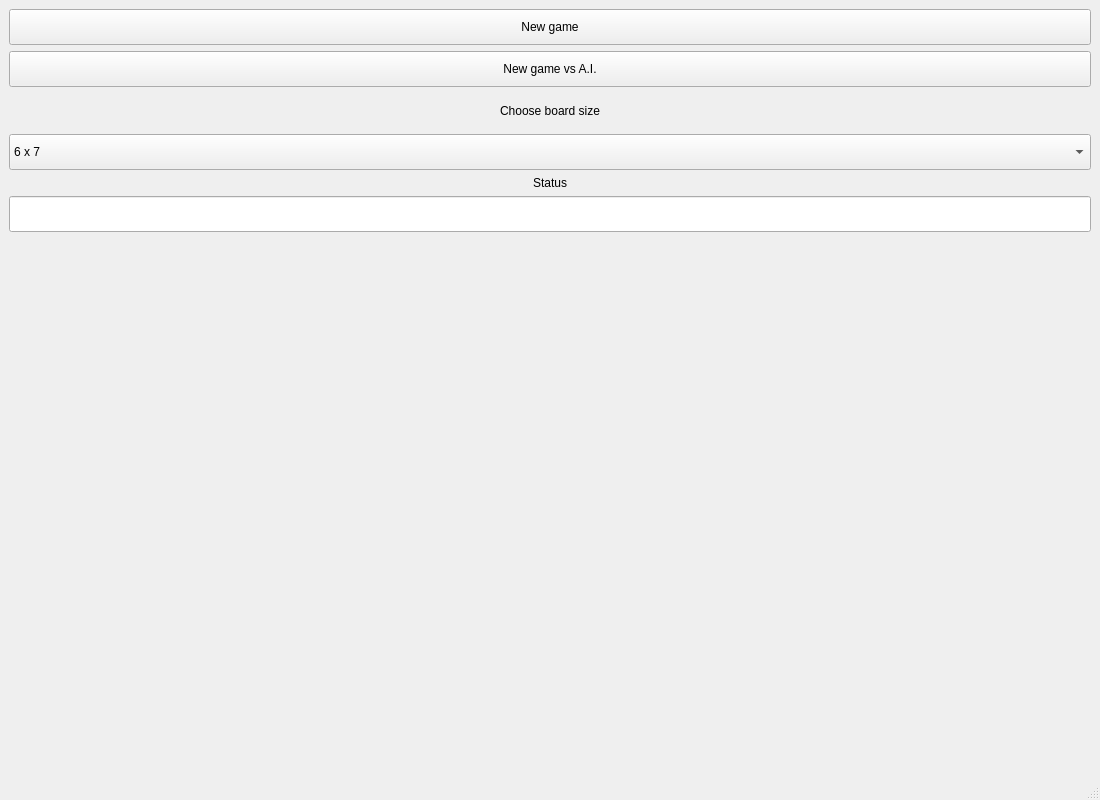
<?xml version="1.0" encoding="UTF-8"?>
<ui version="4.0">
 <class>MainWindow</class>
 <widget class="QMainWindow" name="MainWindow">
  <property name="enabled">
   <bool>true</bool>
  </property>
  <property name="geometry">
   <rect>
    <x>0</x>
    <y>0</y>
    <width>1100</width>
    <height>800</height>
   </rect>
  </property>
  <property name="sizePolicy">
   <sizepolicy hsizetype="Fixed" vsizetype="Fixed">
    <horstretch>0</horstretch>
    <verstretch>0</verstretch>
   </sizepolicy>
  </property>
  <property name="windowTitle">
   <string>MainWindow</string>
  </property>
  <widget class="QWidget" name="centralwidget">
   <layout class="QHBoxLayout" name="horizontalLayout" stretch="3,20">
    <item>
     <layout class="QVBoxLayout" name="verticalLayout" stretch="1,1,1,1,0,1,15">
      <item>
       <widget class="QPushButton" name="newGamePushButton">
        <property name="sizePolicy">
         <sizepolicy hsizetype="Preferred" vsizetype="Preferred">
          <horstretch>0</horstretch>
          <verstretch>0</verstretch>
         </sizepolicy>
        </property>
        <property name="text">
         <string>New game</string>
        </property>
       </widget>
      </item>
      <item>
       <widget class="QPushButton" name="newGameAIPushButton">
        <property name="sizePolicy">
         <sizepolicy hsizetype="Preferred" vsizetype="Preferred">
          <horstretch>0</horstretch>
          <verstretch>0</verstretch>
         </sizepolicy>
        </property>
        <property name="text">
         <string>New game vs A.I.</string>
        </property>
       </widget>
      </item>
      <item>
       <widget class="QLabel" name="chooseBoardSizeLabel">
        <property name="text">
         <string>Choose board size</string>
        </property>
        <property name="alignment">
         <set>Qt::AlignCenter</set>
        </property>
       </widget>
      </item>
      <item>
       <widget class="QComboBox" name="boardSizeComboBox">
        <property name="sizePolicy">
         <sizepolicy hsizetype="Preferred" vsizetype="Preferred">
          <horstretch>0</horstretch>
          <verstretch>0</verstretch>
         </sizepolicy>
        </property>
        <property name="minimumSize">
         <size>
          <width>85</width>
          <height>0</height>
         </size>
        </property>
        <item>
         <property name="text">
          <string>6 x 7</string>
         </property>
        </item>
        <item>
         <property name="text">
          <string>7 x 8</string>
         </property>
        </item>
        <item>
         <property name="text">
          <string>7 x 9</string>
         </property>
        </item>
        <item>
         <property name="text">
          <string>8 x 8</string>
         </property>
        </item>
        <item>
         <property name="text">
          <string>8 x 9</string>
         </property>
        </item>
        <item>
         <property name="text">
          <string>8 x 10</string>
         </property>
        </item>
        <item>
         <property name="text">
          <string>10 x 12</string>
         </property>
        </item>
        <item>
         <property name="text">
          <string>10 x 14</string>
         </property>
        </item>
        <item>
         <property name="text">
          <string>10 x 15</string>
         </property>
        </item>
       </widget>
      </item>
      <item>
       <widget class="QLabel" name="playerTurnLabel">
        <property name="text">
         <string>Status</string>
        </property>
        <property name="alignment">
         <set>Qt::AlignCenter</set>
        </property>
       </widget>
      </item>
      <item>
       <widget class="QLineEdit" name="playerTurnLineEdit">
        <property name="sizePolicy">
         <sizepolicy hsizetype="Preferred" vsizetype="Preferred">
          <horstretch>0</horstretch>
          <verstretch>0</verstretch>
         </sizepolicy>
        </property>
        <property name="font">
         <font>
          <pointsize>8</pointsize>
         </font>
        </property>
        <property name="readOnly">
         <bool>true</bool>
        </property>
       </widget>
      </item>
      <item>
       <spacer name="verticalSpacer">
        <property name="orientation">
         <enum>Qt::Vertical</enum>
        </property>
        <property name="sizeHint" stdset="0">
         <size>
          <width>20</width>
          <height>40</height>
         </size>
        </property>
       </spacer>
      </item>
     </layout>
    </item>
    <item>
     <layout class="QGridLayout" name="boardGrid"/>
    </item>
   </layout>
  </widget>
  <widget class="QMenuBar" name="menubar">
   <property name="geometry">
    <rect>
     <x>0</x>
     <y>0</y>
     <width>1100</width>
     <height>22</height>
    </rect>
   </property>
  </widget>
  <widget class="QStatusBar" name="statusbar"/>
 </widget>
 <resources/>
 <connections/>
</ui>
